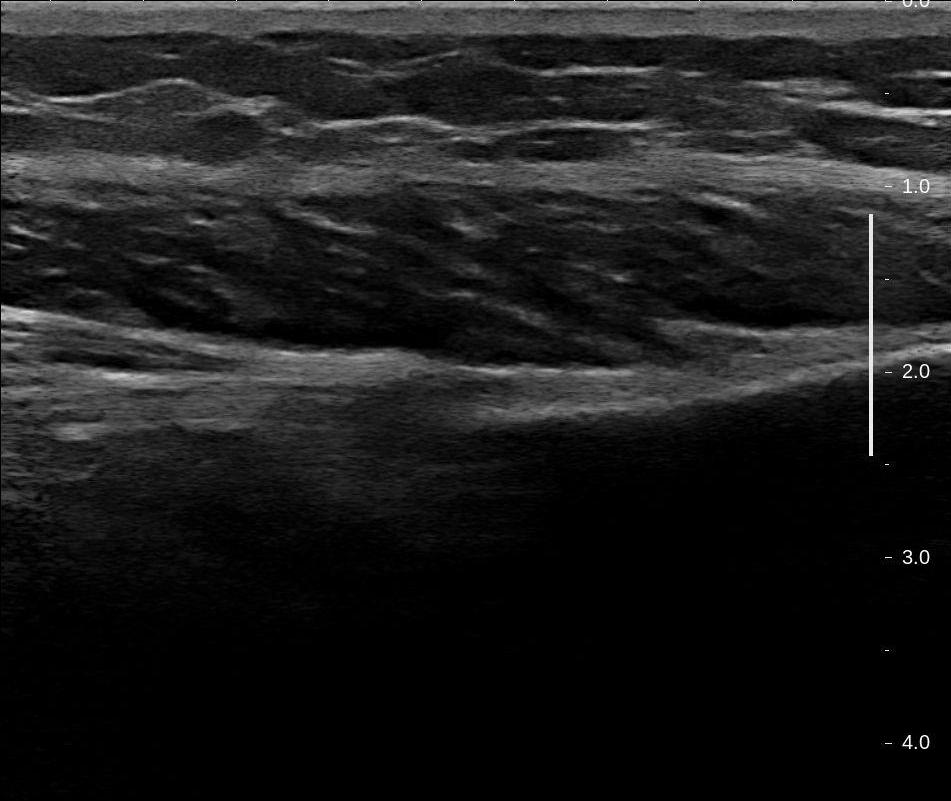
#> input picture scans/cIMG-0007-00005.jpg, 951 x 801 px; its folder holds only this picture in this run
$ python mri.py
#> lines starting #> are read from the running program, lines starting #| are printed output that depends on the picture; after the words box and inside, x2 and y2 are one past the last pixel; in counts of white or black regions, pixels touching at a corner belong together
#> in multi_priori, image_0 is the input picture: shape (801, 951, 3); min 0, max 255, mean 28.5
import cv2 as cv
import numpy as np
import os

def convert_64_8(image_64): #converts input image of type CV_64F to CV_8U
    image_8 = image_64 - image_64.min()
    image_8 = image_64 / image_64.max() * 255
    return np.uint8(image_8)

def image_preprocessing(image): #takes image and returns cropped processed image and cropped grayscale image
    cropped = image[100:600, 0:951]
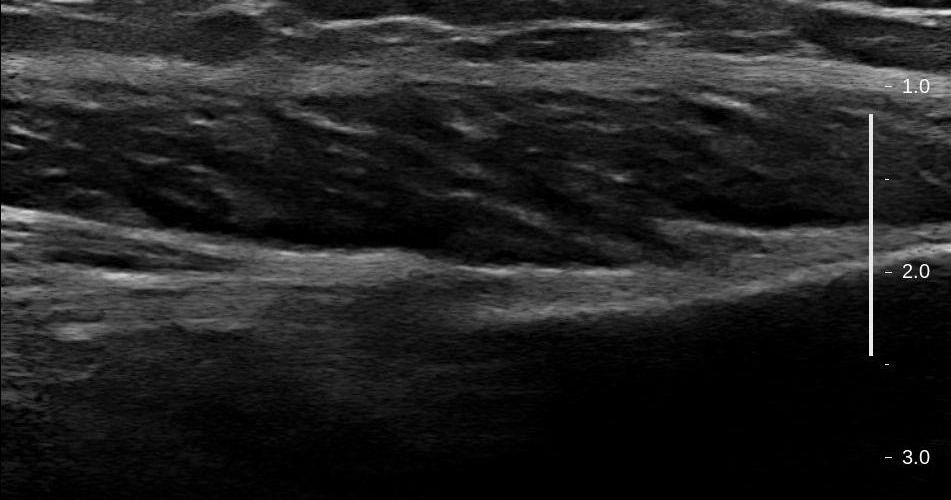
#> cropped: shape (500, 951, 3); min 0, max 255, mean 34.2
    scaled = cv.pyrDown(cropped)
    gray = cv.cvtColor(scaled, cv.COLOR_BGR2GRAY)
    sobel = cv.Sobel(gray, cv.CV_64F, dx=0, dy=1, ksize=1) #ksize =3
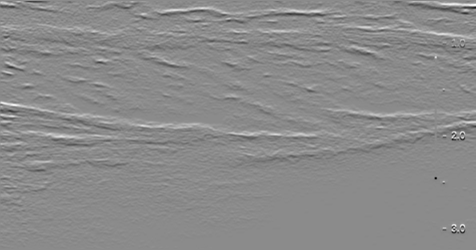
#> sobel: shape (250, 476) float64; min -201, max 167, mean -0.4; drawn with min black and max white
    blurred = cv.GaussianBlur(sobel, (31, 31), 0, 1)
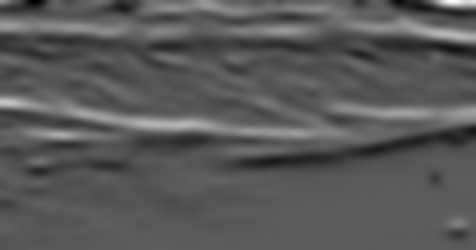
#> blurred: shape (250, 476) float64; min -16.97, max 30.39, mean -0.4; drawn with min black and max white
    T, thresh = cv.threshold(blurred, 1, 255, cv.THRESH_BINARY)
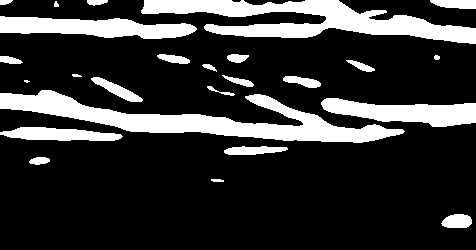
#> thresh: shape (250, 476) float64; 20.2% white; 25 white regions (1 under 20 px), largest, box (x1, y1, x2, y2) and area: (0, 90, 405, 143) 7415, (141, 0, 476, 44) 6697, (0, 16, 197, 39) 2944
    convert = convert_64_8(thresh)
    return convert, scaled

def generate_data(input_image): #takes pre-processed image and generates 2D data points
    minLineLength = 140
    maxLineGap = 10
    coordinates_2D = cv.HoughLinesP(input_image, cv.HOUGH_PROBABILISTIC, np.pi/180, 200, maxLineGap, minLineLength)
#> coordinates_2D = 17 rows, first 6: [0, 27, 195, 27], [0, 22, 142, 24], [0, 28, 196, 28], [0, 30, 195, 30], [0, 29, 196, 29], [204, 26, 461, 26]
    return coordinates_2D

# [88 lines left out: functions draw_line, single_image, multi_image, multi_point, priori, not called in this run]

#priori('cIMG-0007-00072.jpg', 'cIMG-0007-00073.jpg')
#cropped image dimensions: x=476 y=200

def multi_priori(scan_dir): #folder name holding all ultrasounds
    file_0 = (os.listdir(scan_dir))[0] #gets first scan
    file_0 = os.path.join(scan_dir, file_0) #creates relative path to first scan
    image_0 = cv.imread(file_0) #reads path to first scan
    pre_image_0, cropped_image_0 = image_preprocessing(image_0) #pre-processes first scan
    image_0_coordinates_2D = generate_data(pre_image_0) #generates 2D data from first scan
#> image_0_coordinates_2D has the same summary as coordinates_2D in generate_data
    queue = [image_0_coordinates_2D] #creates queue with first scan's 2D data

    for i in range(1, len(os.listdir(scan_dir))):
        prev_coordinates_2D = queue.pop(0)
        curr_file = (os.listdir(scan_dir))[i]
        curr_file = os.path.join(scan_dir, curr_file)
        curr_image = cv.imread(curr_file)
        curr_pre, curr_scaled = image_preprocessing(curr_image)
        test, test1 = image_preprocessing(curr_image)
        adapted = draw_line(curr_scaled, prev_coordinates_2D, (0, 0, 0), 1)

        gray = cv.cvtColor(adapted, cv.COLOR_BGR2GRAY)
        sobel = cv.Sobel(gray, cv.CV_64F, dx=0, dy=1, ksize=1) #ksize = 3
        blurred = cv.GaussianBlur(sobel, (31, 31), 0, 1)
        T, thresh = cv.threshold(blurred, 1, 255, cv.THRESH_BINARY)
        convert = convert_64_8(thresh)
        priori_coords = generate_data(convert)

        queue.append(priori_coords)

        final = draw_line(test1, priori_coords, (255, 255, 255), 1)
        cv.imshow("test", final)
        cv.waitKey(10)


multi_priori("scans")

$ run again, on scans/cIMG-0007-00049.jpg
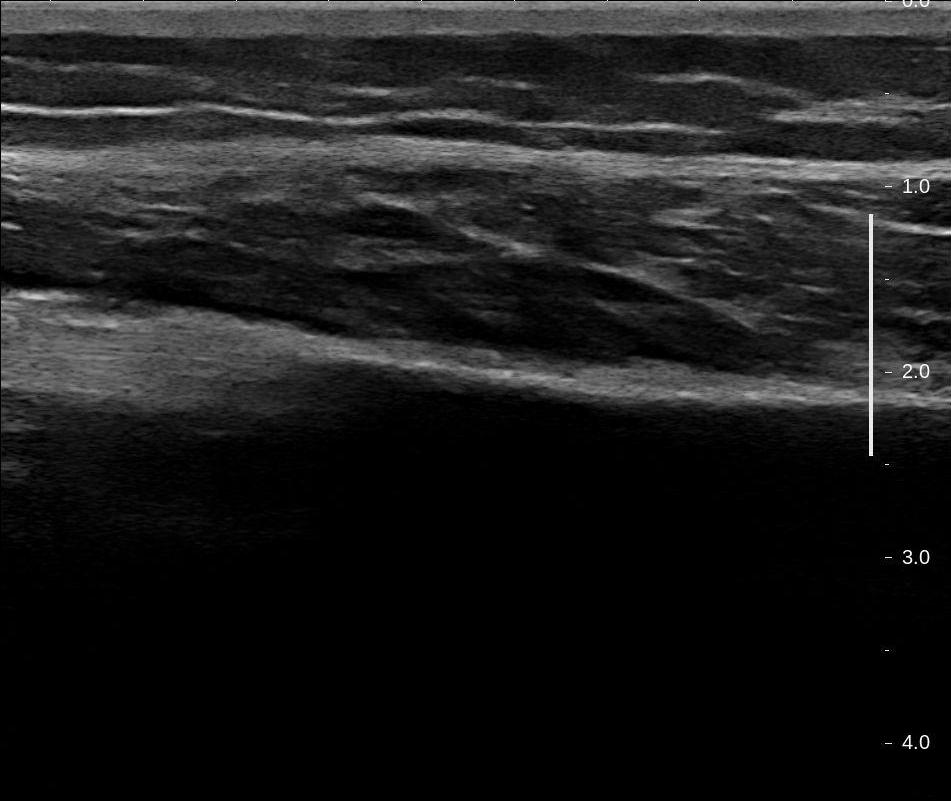
#> input picture scans/cIMG-0007-00049.jpg, 951 x 801 px
#> in multi_priori, image_0 is the input picture: shape (801, 951, 3); min 0, max 255, mean 28.4
#> in image_preprocessing, `blurred = cv.GaussianBlur(sobel, (31, 31), 0, 1)`:
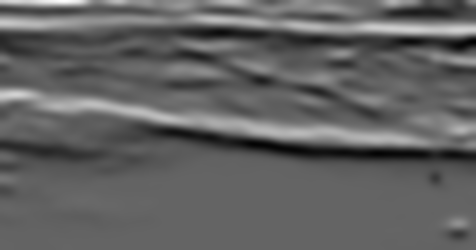
#> blurred: shape (250, 476) float64; min -15.35, max 23.6, mean -0.3; drawn with min black and max white
#> in image_preprocessing, `T, thresh = cv.threshold(blurred, 1, 255, cv.THRESH_BINARY)`:
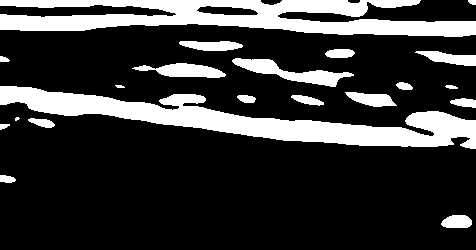
#> thresh: shape (250, 476) float64; 21.7% white; 21 white regions (1 under 20 px), largest, box (x1, y1, x2, y2) and area: (0, 86, 476, 149) 10413, (0, 0, 476, 37) 10150, (232, 58, 354, 87) 1266
#> coordinates_2D = 31 rows, first 6: [0, 22, 475, 22], [0, 93, 451, 141], [0, 95, 453, 143], [198, 24, 475, 24], [0, 97, 450, 144], [0, 91, 450, 139]
#> image_0_coordinates_2D has the same summary as coordinates_2D in generate_data

$ run again, on scans/cIMG-0007-00060.jpg
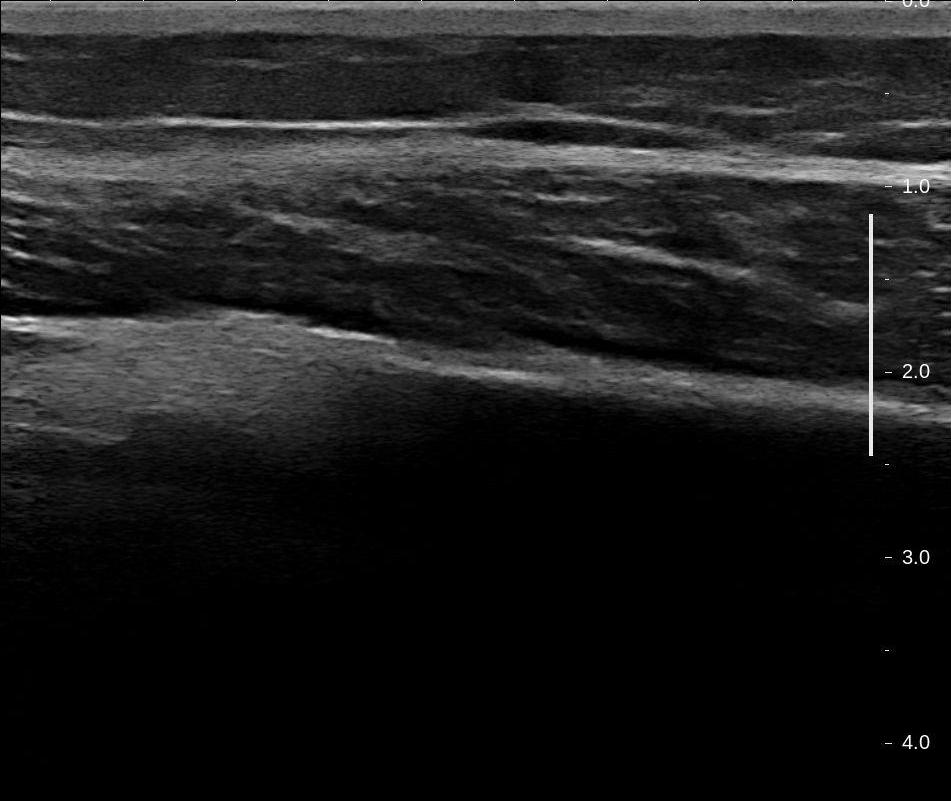
#> input picture scans/cIMG-0007-00060.jpg, 951 x 801 px
#> in multi_priori, image_0 is the input picture: shape (801, 951, 3); min 0, max 255, mean 29.5
#> in image_preprocessing, `blurred = cv.GaussianBlur(sobel, (31, 31), 0, 1)`:
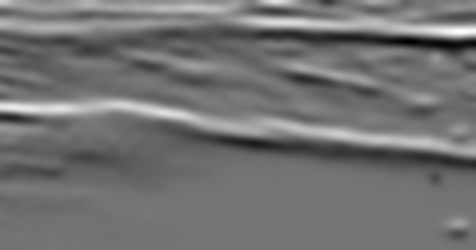
#> blurred: shape (250, 476) float64; min -18.27, max 21.68, mean -0.3; drawn with min black and max white
#> in image_preprocessing, `T, thresh = cv.threshold(blurred, 1, 255, cv.THRESH_BINARY)`:
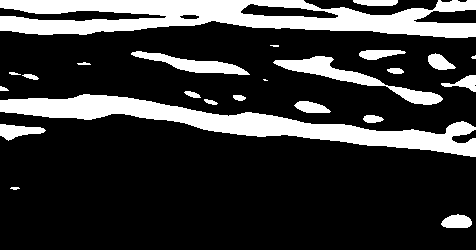
#> thresh: shape (250, 476) float64; 21.3% white; 24 white regions (3 under 20 px), largest, box (x1, y1, x2, y2) and area: (0, 0, 476, 38) 10913, (0, 94, 476, 157) 8801, (273, 56, 443, 105) 1831
#> coordinates_2D = 22 rows, first 6: [0, 100, 475, 149], [0, 3, 475, 27], [0, 1, 242, 13], [8, 99, 227, 122], [139, 117, 475, 152], [0, 4, 475, 29]
#> image_0_coordinates_2D has the same summary as coordinates_2D in generate_data

$ run again, on scans/cIMG-0007-00063.jpg
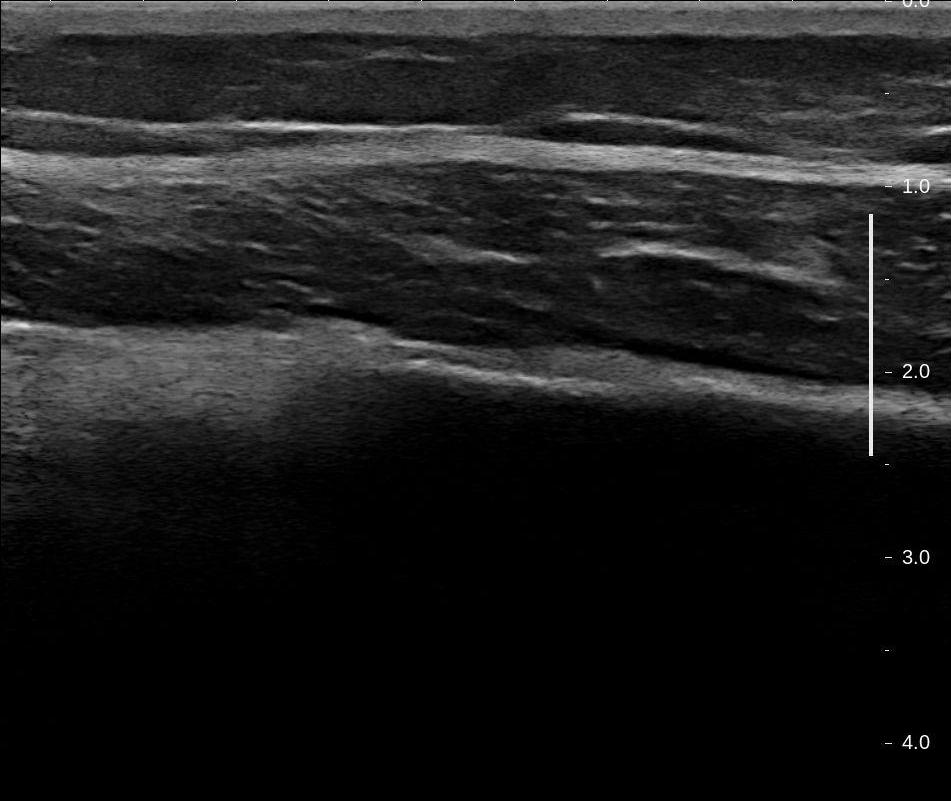
#> input picture scans/cIMG-0007-00063.jpg, 951 x 801 px
#> in multi_priori, image_0 is the input picture: shape (801, 951, 3); min 0, max 255, mean 29.7
#> in image_preprocessing, `blurred = cv.GaussianBlur(sobel, (31, 31), 0, 1)`:
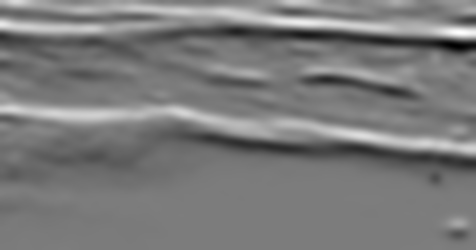
#> blurred: shape (250, 476) float64; min -19.86, max 20.79, mean -0.3; drawn with min black and max white
#> in image_preprocessing, `T, thresh = cv.threshold(blurred, 1, 255, cv.THRESH_BINARY)`:
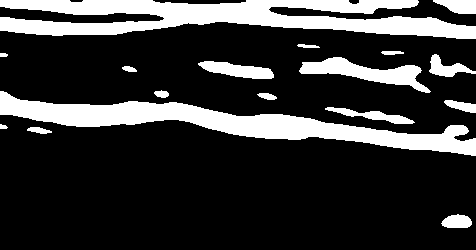
#> thresh: shape (250, 476) float64; 21.3% white; 17 white regions, largest, box (x1, y1, x2, y2) and area: (0, 0, 476, 39) 10786, (0, 91, 476, 156) 9271, (299, 57, 431, 93) 1839
#> coordinates_2D = 32 rows, first 6: [0, 103, 475, 144], [0, 4, 417, 4], [0, 105, 163, 120], [0, 101, 475, 143], [7, 5, 475, 29], [0, 100, 459, 140]
#> image_0_coordinates_2D has the same summary as coordinates_2D in generate_data

$ run again, on scans/cIMG-0007-00024.jpg
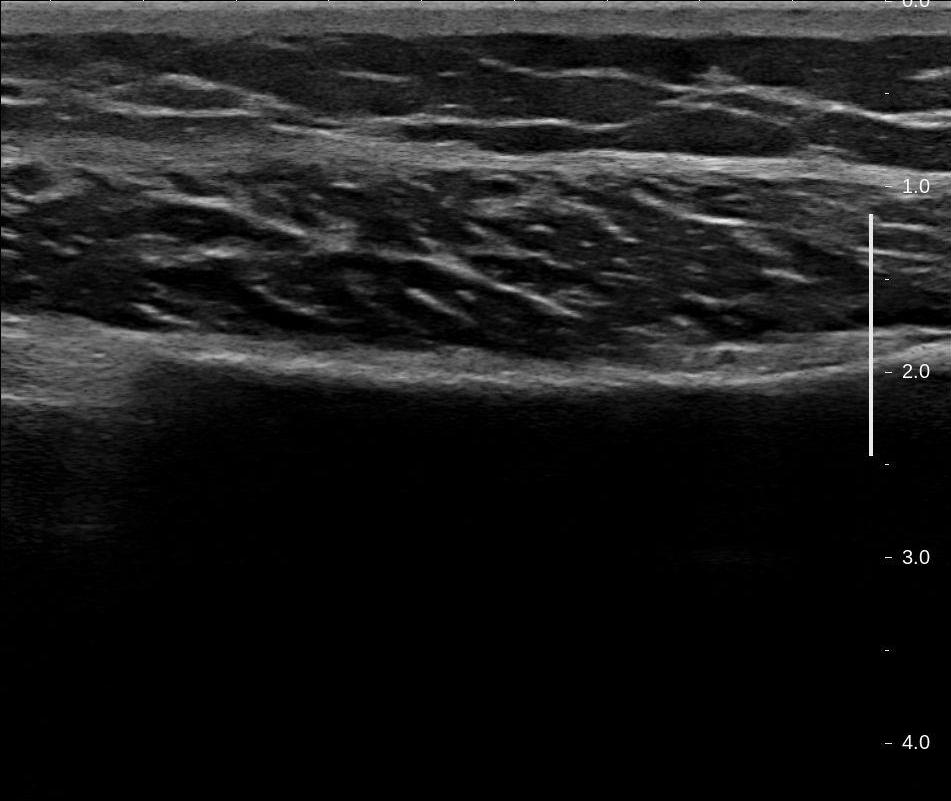
#> input picture scans/cIMG-0007-00024.jpg, 951 x 801 px
#> in multi_priori, image_0 is the input picture: shape (801, 951, 3); min 0, max 255, mean 27.9
#> in image_preprocessing, `T, thresh = cv.threshold(blurred, 1, 255, cv.THRESH_BINARY)`:
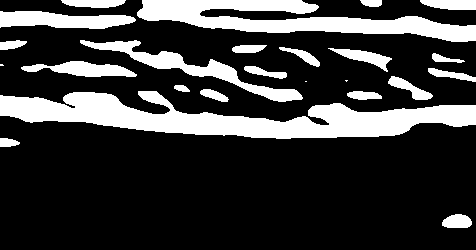
#> thresh: shape (250, 476) float64; 23% white; 24 white regions (3 under 20 px), largest, box (x1, y1, x2, y2) and area: (0, 91, 476, 139) 11173, (137, 0, 476, 42) 6499, (80, 40, 303, 102) 2499
#> coordinates_2D = 33 rows, first 6: [142, 18, 475, 30], [0, 115, 268, 119], [185, 22, 403, 33], [10, 116, 279, 121], [58, 121, 273, 121], [236, 20, 440, 23]
#> image_0_coordinates_2D has the same summary as coordinates_2D in generate_data
